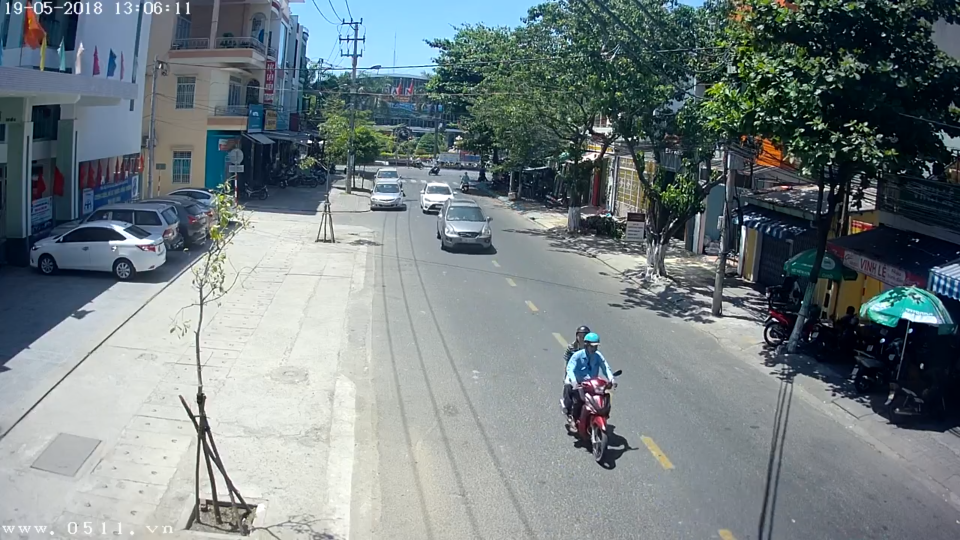
#> input picture image/origin.png, 1920 x 1080 px, given in place of test.mp4, which was not available (shown at 1/2 size)
$ python motion.py   (older library calls are emulated)
#> lines starting #> are read from the running program, lines starting #| are printed output that depends on the picture; after the words box and inside, x2 and y2 are one past the last pixel; in counts of white or black regions, pixels touching at a corner belong together; pictures that were not available may be replaced by others from this repository, and a replacement may not be noted
import numpy as np
import cv2
import sys
# from hog import image_hog

font = cv2.FONT_HERSHEY_SIMPLEX
video_path = '/home/nam/Videos/test.mp4'

cv2.ocl.setUseOpenCL(False)

cap = cv2.VideoCapture(video_path)

fgbg = cv2.createBackgroundSubtractorMOG2()

while (cap.isOpened):
    n_contour = 0
    ret, frame = cap.read()
#> frame is the input picture: shape (1080, 1920, 3); mean B, G, R 130, 127, 116

    if ret==True:

        fgmask = fgbg.apply(frame)
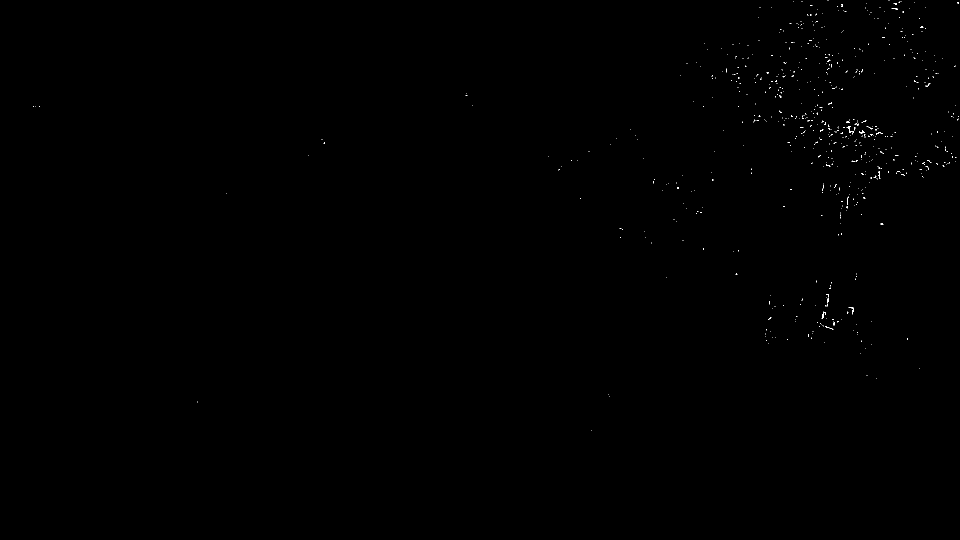
#> fgmask: shape (1080, 1920) (shown at 1/2 size); values 127 (black) and 255 (white), 0.11% white in thin lines or dots, all inside (x1, y1, x2, y2) = (66, 0, 1918, 862)

        (im2, contours, hierarchy) = cv2.findContours(fgmask.copy(), cv2.RETR_EXTERNAL,cv2.CHAIN_APPROX_SIMPLE)
#> contours = [[[0, 0], [0, 1079], [1919, 1079], [1919, 0]]]
        #looping for contours
        print(hierarchy.shape)
#| (1, 1, 4)
        # print(len(contours))
        for c in contours:
            n = cv2.contourArea(c)
            if n < 2000:
                continue

            n_contour+=1

            (x,y,h,w) = cv2.boundingRect(c)
            cv2.rectangle(frame, (x, y), (x + w, y + h), (0, 255, 0), 2)
            r_2,thresh1 = cv2.threshold(frame,127,255,cv2.THRESH_BINARY)
#> this loop made 1 pass
#> (c, n, n_contour, x, y, h, w) on pass 1: ([[0, 0], [0, 1079], [1919, 1079], [1919, 0]], 2070601, 1, 0, 0, 1920, 1080)
#> pass 1, `r_2,thresh1 = cv2.threshold(frame,127,255,cv2.THRESH_BINARY)`:
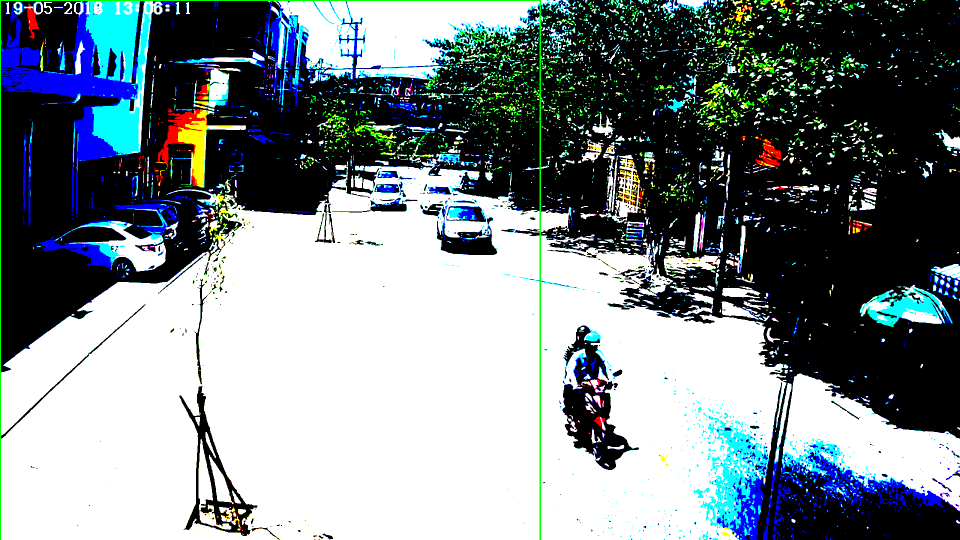
#> thresh1: shape (1080, 1920, 3) (shown at 1/2 size); mean B, G, R 138.7, 134.4, 123.6
#> after the loop:
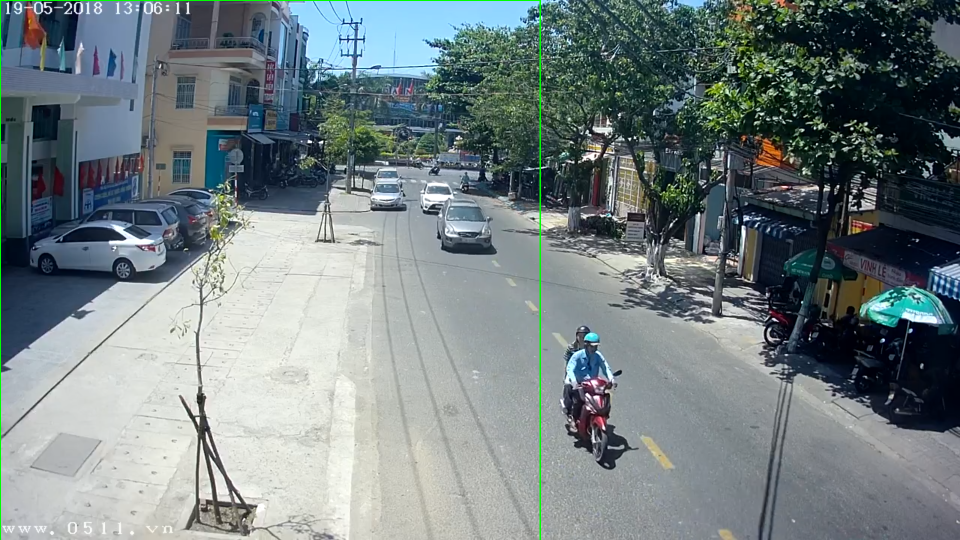
#> frame: shape (1080, 1920, 3) (shown at 1/2 size); 0.36% of pixels changed, all inside (x1, y1, x2, y2) = (0, 0, 1082, 1080)
#> after the loop, n_contour = 1

        cv2.imshow('foreground and background',fgmask)
        # cv2.imshow('foreground and background',thresh1)
        cv2.imshow('rgb',frame)
        if cv2.waitKey(1) & 0xFF == ord("q"):
#> (key q is pressed here)
            break

    print("get_filter",n_contour)
cap.release()
cv2.destroyAllWindows()
